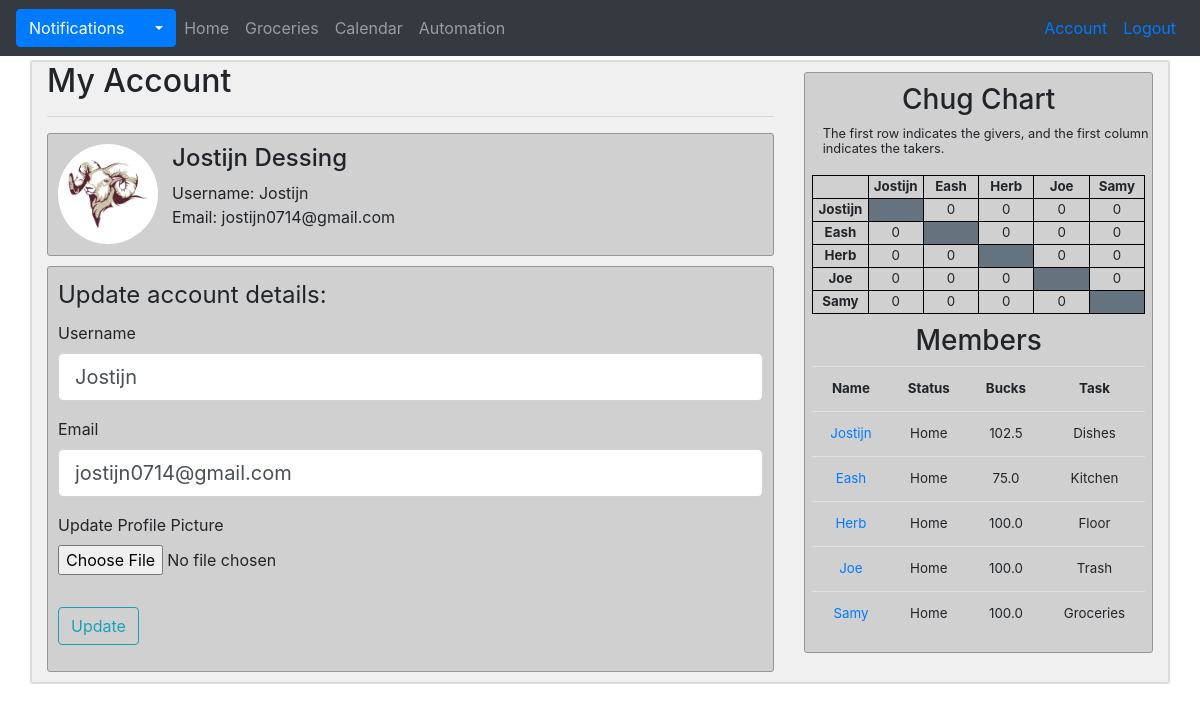
Page /account (signed in) on the committed database.
### G_app/models.py (models this page shows, shortened)
class User(db.Model, UserMixin):
    id = db.Column(db.Integer, primary_key = True)
    username = db.Column(db.String(20), unique=True, nullable=False)
    name = db.Column(db.String, nullable=False)
    email = db.Column(db.String(120), unique=True, nullable=False)
    image = db.Column(db.String(20), nullable=False, default='default.jpg')
    password = db.Column(db.String(60), nullable=False)
    status = db.Column(db.String, nullable=False)
    bucks = db.Column(db.Float, nullable=False)
    task = db.Column(db.String, nullable=False)
    done_weekly_vote = db.Column(db.Boolean, nullable=False, default=False)
    posts = db.relationship('Post', backref='author', lazy=True, foreign_keys='Post.id_user')
    posts_targeted = db.relationship('Post', backref='target', lazy=True, foreign_keys='Post.id_target')
    chugs_give = db.relationship('Chug', backref='giver', lazy=True, foreign_keys='Chug.id_giver')
    chugs_take = db.relationship('Chug', backref='taker', lazy=True, foreign_keys='Chug.id_taker')
    notifications = db.relationship('Notification', backref='target', lazy=True)
    payments_made = db.relationship('Transaction', backref='payer', lazy=True, foreign_keys='Transaction.id_payer')
    payments_received = db.relationship('Transaction', backref='payee', lazy=True, foreign_keys='Transaction.id_payee')
    challenges_made =  db.relationship('Challenge', backref='challenger', lazy=True, foreign_keys='Challenge.id_challenger')
    challenges_received =  db.relationship('Challenge', backref='challengee', lazy=True, foreign_keys='Challenge.id_challengee')
    comments = db.relationship('Comment', backref='commenter', lazy=True)
    votes_made = db.relationship('Vote', backref='voter', lazy=True, foreign_keys='Vote.id_voter')
    votes_received = db.relationship('Vote', backref='candidate', lazy=True, foreign_keys='Vote.id_candidate')
    weekly_votes = db.relationship('WeeklyVote', backref='subject', lazy=True, foreign_keys='WeeklyVote.id_subject')
    def new_notifications(self):
        return Notification.query.filter_by(user_id=self.id, seen=False).all()

### G_app/users/routes.py (the view)
@users.route("/account", methods=['GET','POST'])
@login_required
def account():
    chug = chug_matrix()
    members = member_ls()
    form = UpdateForm()
    if form.validate_on_submit():
        if form.picture.data:
            picture_file = save_picture(form.picture.data, 'static/profile_pics', 150, 150)
            if current_user.image != 'default.jpg':
                delete_old_picture()
            current_user.image = picture_file
        current_user.username = form.username.data
        current_user.email = form.email.data
        db.session.commit()
        flash("Account information has been updated!", 'success')
        return redirect(url_for('users.account'))
    elif request.method == 'GET':
        form.username.data = current_user.username
        form.email.data = current_user.email
    user_image = url_for('static', filename="profile_pics/{}".format(current_user.image))
    return render_template('account.html', title='Account', members=members, chug=chug, user_image=user_image, form=form)

### G_app/users/forms.py (shortened to what this page needs)
class UpdateForm(FlaskForm):
    username = StringField('Username', validators=[DataRequired(), Length(min=3, max=20)])
    email = StringField('Email', validators=[DataRequired(), Email()])
    picture = FileField('Update Profile Picture', validators=[FileAllowed(['jpg', 'png'])])
    submit = SubmitField('Update')

### G_app/models.py (called while the page is built)
@login_manager.user_loader
def load_user(user_id):
    return User.query.get(int(user_id))

### G_app/users/utils.py (called while the page is built)
def member_ls():
    members = User.query.all()
    members.pop(5)
    return members

def chug_matrix():
    matrix = [
        [None, 0, 0, 0, 0],
        [0, None, 0, 0, 0],
        [0, 0, None, 0, 0],
        [0, 0, 0, None, 0],
        [0, 0, 0, 0, None]
    ]
    chugs_to_be_taken = Chug.query.filter_by(taken=False).all()
    for chug in chugs_to_be_taken:
        matrix[chug.id_taker - 1][chug.id_giver - 1] += 1
    return matrix

### G_app/templates/account.html (shortened to what this page needs)
{% extends "layout.html" %}
  {% block content %}
    <h2>My Account</h2>
    <hr>
    <div class="account-section">
      <div class="media">
        <img class="rounded-circle account-img" src="{{ user_image }}" alt="user_image">
        <div class="media-body">
          <h4>{{ current_user.name }}</h4>
          <p>Username: {{ current_user.username }}<br>Email: {{ current_user.email }}</p>
        </div>
      </div>
    </div>
    <div class="account-section" style="margin-top:10px; margin-bottom:10px">
      <form method="POST" action="" enctype="multipart/form-data" novalidate>
        <fieldset class="form-group">
          <legend>Update account details:</legend>
          <div class="form-group">
            {{ form.username.label(class="form-control-label") }}
            {% if form.username.errors %}
                {{ form.username(class="form-control form-control-lg is-invalid") }}
                <div class="invalid-feedback">
                    {% for error in form.username.errors %}
                        <span>{{ error }}</span>
                    {% endfor %}
                </div>
            {% else %}
                {{ form.username(class="form-control form-control-lg") }}
            {% endif %}
          </div>
          <div class="form-group">
            {{ form.email.label(class="form-control-label") }}
            {% if form.email.errors %}
                {{ form.email(class="form-control form-control-lg is-invalid") }}
                <div class="invalid-feedback">
                    {% for error in form.email.errors %}
                        <span>{{ error }}</span>
                    {% endfor %}
                </div>
            {% else %}
              {{ form.email(class="form-control form-control-lg") }}
            {% endif %}
          </div>
          <div class="form-group">
            {{ form.picture.label() }}
            {{ form.picture(class="form-control-file") }}
          </div>
        </fieldset>
        <div class="form-group">
          {{ form.submit(class="btn btn-outline-info") }}
        </div>
      </form>
    </div>
  {% endblock %}

### G_app/templates/layout.html (shortened to what this page needs)
<!DOCTYPE html>
<html>
  <head>
    <link rel="stylesheet" href="https://stackpath.bootstrapcdn.com/bootstrap/4.2.1/css/bootstrap.min.css">
    <link rel="stylesheet" type="text/css" href="{{ url_for('static', filename='main.css') }}">
  </head>
  <body style="background-image: url('{{ url_for('static', filename='images/our_goat.jpg') }}')">
    <div class="container d-none d-sm-block">
      <nav class="navbar bg-dark navbar-expand navbar-dark fixed-top">
        {% if current_user.is_authenticated %}
          {% set new_notifications = current_user.new_notifications()|length %}
          <div class="dropdown">
            <button class="btn btn-primary dropdown-toggle" id="notification-toggle" onclick="update_notification_list('{{ url_for('main.your_notifications', user_id=current_user.id) }}')" type="button" data-toggle="dropdown">Notifications
            </button>
          </div>
            {% set new_notifications = current_user.new_notifications()|length %}
          <ul class="navbar-nav mr-auto">
            <li class={% block home_active %}{% endblock %}><a class="nav-link" href="{{ url_for('main.home') }}">Home</a></li>
            <li class={% block groceries_active %}{% endblock %}><a class="nav-link" href="{{ url_for('main.groceries') }}">Groceries</a></li>
            <li class={% block calendar_active %}{% endblock %}><a class="nav-link" href=#>Calendar</a></li>
            <li class={% block automation_active %}{% endblock %}><a class="nav-link" href=#>Automation</a></li>
          </ul>
        {% endif %}
        <ul class="navbar-nav ml-auto">
          {% if current_user.is_authenticated %}
            <li class="nav-item"><a class="nav-link text-primary" href="{{ url_for('users.account') }}">Account</a></li>
            <li class="nav-item"><a class="nav-link text-primary" href="{{ url_for('users.logout') }}">Logout</a></li>
          {% else %}
            <li class="nav-item"><a class="nav-link text-primary" href="{{ url_for('users.login') }}">Login</a></li>
          {% endif %}
        </ul>
      </nav>
    </div>
    <div class="container d-none d-sm-block mb-3" id="main" style="margin-top:60px">
      <div class="row">
        <div class="col-lg-8">
            {% block content %}
            {% endblock %}
          </div>
        <div class="col-lg-4">
          {% if current_user.is_authenticated %}
            <div class="sidebar">
              <h3 style="margin-top:10px">Chug Chart</h3>
              <div class="sidebar-info">
                <small>The first row indicates the givers, and the first column indicates the takers.</small>
              </div>
              <table id="chug">
                <tr>
                  <th id="chug"></th>
                  {% for member in members %}
                    <th id="chug">{{ member.username }}</th>
                  {% endfor %}
                </tr>
                {% for row in range(5) %}
                  <tr>
                    <th id="chug">{{members[row].username}}</th>
                    {% for col in range(5) %}
                      {% if chug[row][col] != None %}
                        <td id="chug">{{ chug[row][col] }}</td>
                      {% else %}
                        <td id="chug" bgcolor="#65737e"></td>
                      {% endif %}
                    {% endfor %}
                  </tr>
                {% endfor %}
              </table>
              <h3 style="margin-top:10px">Members</h3>
              <table class="table" id="members">
                <tr>
                  <th>Name</th>
                  <th>Status</th>
                  <th>Bucks</th>
                  <th>Task</th>
                </tr>
                {% for member in members %}
                  <tr>
                    <td><a href="{{ url_for('users.profile', username=member.username) }}">{{ member.username }}</a></td>
                    <td>{{ member.status }}</td>
                    <td>{{ member.bucks }}</td>
                    <td>{{ member.task }}</td>
                  </tr>
                {% endfor %}
              </table>
            </div>
          {% endif %}
        </div>
      </div>
    </div>
  </body>
</html>

### G_app/static/main.css (style rules this page uses)
body { background-size: cover; }
.container#main { background-color: rgba(230, 230, 230, 0.6); border: 2px solid rgb(220, 220, 220); border-radius: 3px; width: 100%; }
.account-section { background-color: rgba(200, 200, 200, 0.8); border: 0.5px solid rgb(150, 150, 150); border-radius: 3px; padding: 10px; }
.account-img { height: 100px; width: 100px; margin-right: 2%; }
.sidebar { text-align: center; background-color: rgba(200, 200, 200, 0.8); border: 0.5px solid rgb(150, 150, 150); border-radius: 3px; margin-top: 3%; margin-bottom: 3%; }
.sidebar-info { line-height: 0.95; text-align: left; margin-left: 5%; }
table#members { width: 96%; margin-left: 2%; margin-right: 2%; font-size: 10pt; }
table#chug { ; width: 96%; margin-left: 2%; margin-right: 2%; table-layout: fixed; font-size: 10pt; margin-top: 20px; }
table#chug, th#chug, td#chug { border: 1px solid black; }

### rows in the picture
User: name "Jostijn Dessing", username "Jostijn", email "jostijn0714@gmail.com", username "Jostijn", status "Home", bucks "102.5", task "Dishes"
User: username "Eash", username "Eash", status "Home", bucks "75.0", task "Kitchen"
User: username "Herb", username "Herb", status "Home", bucks "100.0", task "Floor"
User: username "Joe", username "Joe", status "Home", bucks "100.0", task "Trash"
User: username "Samy", username "Samy", status "Home", bucks "100.0", task "Groceries"

### other values in the picture
{{ chug[row][col] }} "0" "0" "0" "0" "0" "0" "0" "0" "0" "0" "0" "0" "0" "0" "0" "0" "0" "0" "0" "0"
